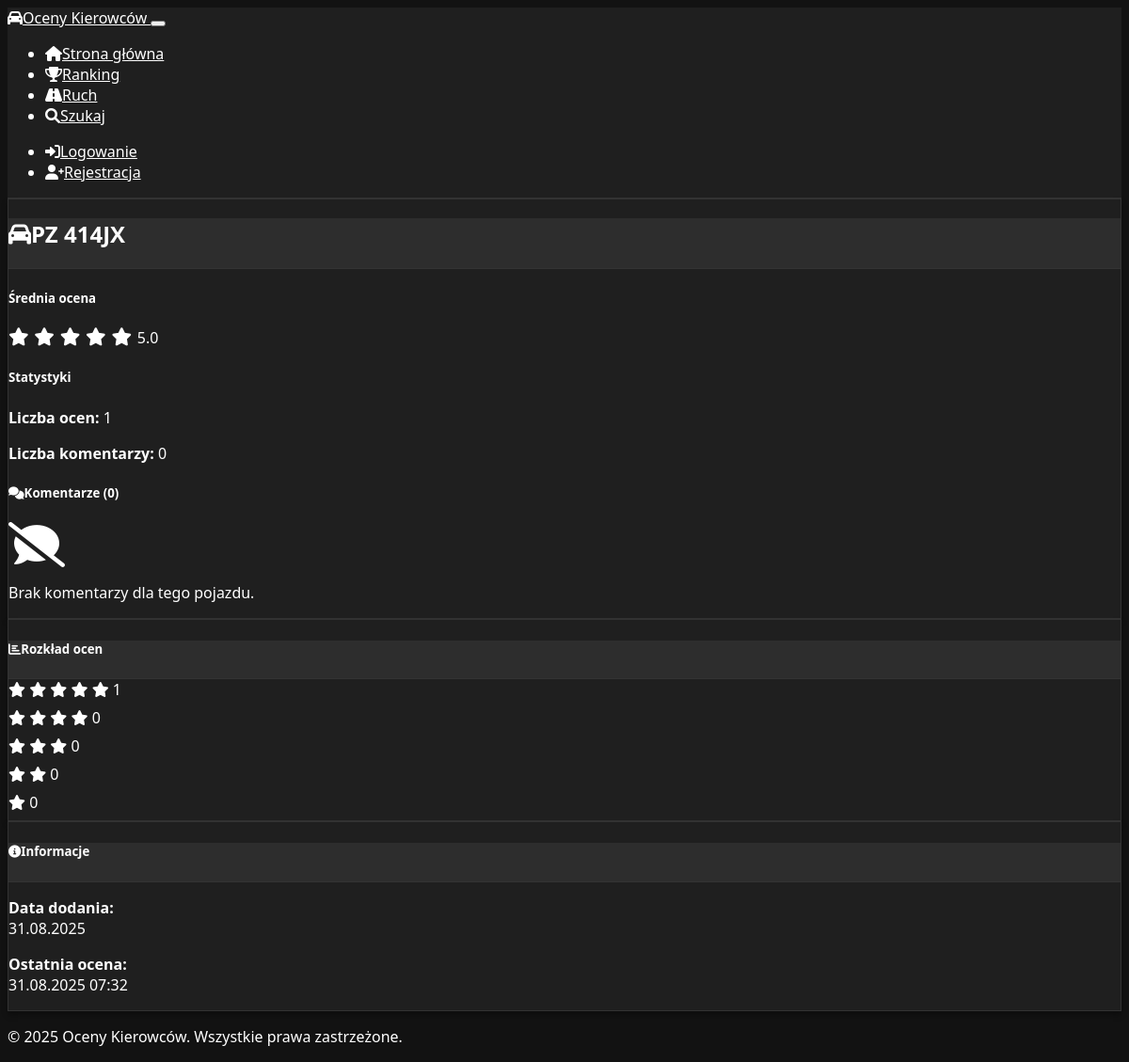
Before: /vehicle/PZ 414JX with the older database file.
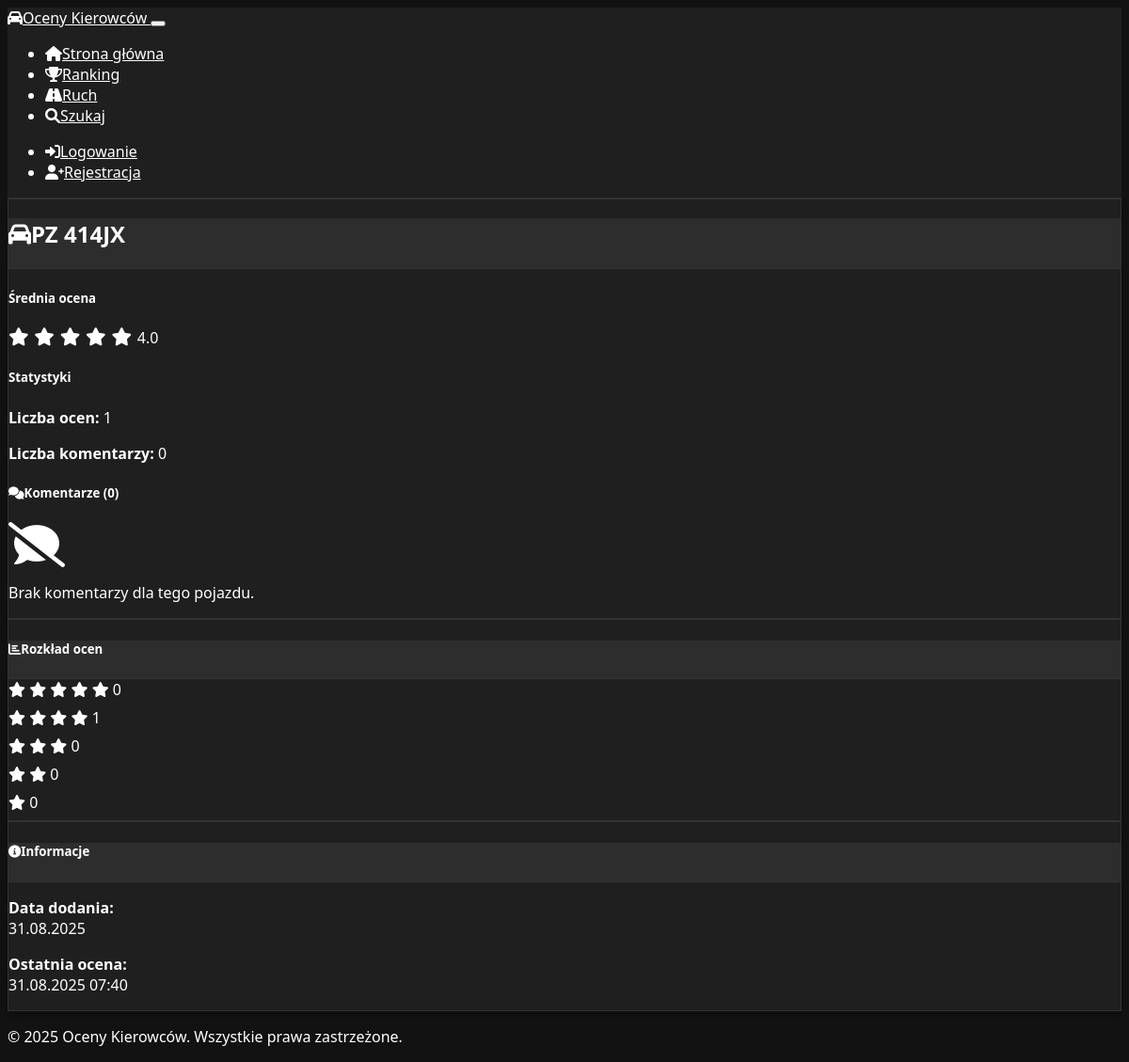
After: the same page with the newer database file.
### models.py (models this page shows, shortened)
class Vehicle(db.Model):
    id = db.Column(db.Integer, primary_key=True)
    license_plate = db.Column(db.String(20), unique=True, nullable=False)
    is_blocked = db.Column(db.Boolean, default=False)
    created_at = db.Column(db.DateTime, default=datetime.utcnow)
    ratings = db.relationship('Rating', backref='vehicle', lazy='dynamic', cascade='all, delete-orphan')
    comments = db.relationship('Comment', backref='vehicle', lazy='dynamic', cascade='all, delete-orphan')

class Rating(db.Model):
    id = db.Column(db.Integer, primary_key=True)
    vehicle_id = db.Column(db.Integer, db.ForeignKey('vehicle.id'), nullable=False)
    user_id = db.Column(db.Integer, db.ForeignKey('user.id'), nullable=False)
    rating = db.Column(db.Integer, nullable=False)  # 1-5 stars
    created_at = db.Column(db.DateTime, default=datetime.utcnow)
    __table_args__ = (db.UniqueConstraint('vehicle_id', 'user_id', name='unique_user_vehicle_rating'),)

### app.py (the view, shortened to what this page needs)
@app.route('/vehicle/<license_plate>')
def vehicle_detail(license_plate):
    if not validate_license_plate(license_plate):
        flash('Nieprawidłowy format numeru rejestracyjnego!', 'warning')
        return redirect(url_for('index'))
    vehicle = Vehicle.query.filter_by(
        license_plate=license_plate.upper()).first()
    if vehicle.is_blocked and not is_admin():
        flash('Ten pojazd został zablokowany!', 'danger')
        return redirect(url_for('index'))
    ratings = Rating.query.filter_by(vehicle_id=vehicle.id).all()
    comments = Comment.query.filter_by(vehicle_id=vehicle.id).order_by(
        Comment.created_at.desc()).all()
    avg_rating = sum(r.rating
                     for r in ratings) / len(ratings) if ratings else 0
    user_rating = None
    if is_logged_in():
        user_rating = Rating.query.filter_by(
            vehicle_id=vehicle.id, user_id=session['user_id']).first()
    return render_template('vehicle_detail.html',
                           vehicle=vehicle,
                           ratings=ratings,
                           comments=comments,
                           avg_rating=avg_rating,
                           user_rating=user_rating)

### app.py (called while the page is built)
def is_logged_in():
    return 'user_id' in session

def init_auth(app):
    @app.context_processor
    def inject_auth_functions():
        return {
            'get_current_user': get_current_user,
            'is_logged_in': is_logged_in,
            'is_admin': is_admin
        }

def validate_license_plate(plate):
    return bool(re.match(r'^[A-Z0-9]+$', plate.upper().replace(' ', '')))

### templates/vehicle_detail.html (shortened to what this page needs)
{% extends "base.html" %}
{% block content %}
<div class="row">
    <div class="col-lg-8">
        <div class="card">
            <div class="card-header">
                <div class="d-flex justify-content-between align-items-center">
                    <h2 class="card-title mb-0">
                        <i class="fas fa-car me-2"></i>{{ vehicle.license_plate }}
                    </h2>
                </div>
            </div>
            <div class="card-body">
                <div class="row mb-4">
                    <div class="col-md-6">
                        <h5>Średnia ocena</h5>
                        <div class="star-rating-large">
                            {% for i in range(1, 6) %}
                                <i class="fas fa-star {% if i <= avg_rating %}text-warning{% else %}text-muted{% endif %}"></i>
                            {% endfor %}
                            <span class="ms-2 h5">{{ "%.1f"|format(avg_rating) }}</span>
                        </div>
                    </div>
                    <div class="col-md-6">
                        <h5>Statystyki</h5>
                        <p class="mb-1"><strong>Liczba ocen:</strong> {{ ratings|length }}</p>
                        <p class="mb-1"><strong>Liczba komentarzy:</strong> {{ comments|length }}</p>
                    </div>
                </div>
                <h5><i class="fas fa-comments me-2"></i>Komentarze ({{ comments|length }})</h5>
                {% if comments %}
                    {% for comment in comments %}
                    <div class="card mb-3" id="comment-{{ comment.id }}">
                        <div class="card-body">
                            <div class="d-flex justify-content-between align-items-start">
                                <div>
                                    <strong>{{ comment.user.username }}</strong>
                                    <small class="text-muted ms-2">{{ comment.created_at.strftime('%d.%m.%Y %H:%M') }}</small>
                                </div>
                                <div class="dropdown">
                                    <button class="btn btn-sm btn-link text-muted" type="button" data-bs-toggle="dropdown">
                                        <i class="fas fa-ellipsis-v"></i>
                                    </button>
                                    <ul class="dropdown-menu">
                                        {% if session.user_id %}
                                        <li>
                                            <button class="dropdown-item" onclick="reportComment({{ comment.id }})">
                                                <i class="fas fa-flag text-warning me-1"></i>Zgłoś
                                            </button>
                                        </li>
                                        {% endif %}
                                        {% if session.user_id and comment.user_id == session.user_id %}
                                        <li>
                                            <button class="dropdown-item text-danger" onclick="deleteMyComment({{ comment.id }})">
                                                <i class="fas fa-trash me-1"></i>Usuń
                                            </button>
                                        </li>
                                        {% endif %}
                                        {% if is_admin() %}
                                        <li>
                                            <button class="dropdown-item text-danger" onclick="deleteComment({{ comment.id }})">
                                                <i class="fas fa-trash me-1"></i>Usuń (Admin)
                                            </button>
                                        </li>
                                        {% endif %}
                                    </ul>
                                </div>
                            </div>
                            <p class="mt-2 mb-2">{{ comment.content }}</p>
                            <div class="d-flex justify-content-between align-items-center">
                                <div>
                                    {% if session.user_id and comment.user_id != session.user_id %}
                                    <div class="btn-group btn-group-sm" role="group">
                                        <button type="button" class="btn btn-outline-success" onclick="voteComment({{ comment.id }}, 'helpful')">
                                            <i class="fas fa-thumbs-up me-1"></i>Pomocne ({{ comment.helpful_votes }})
                                        </button>
                                        <button type="button" class="btn btn-outline-danger" onclick="voteComment({{ comment.id }}, 'unhelpful')">
                                            <i class="fas fa-thumbs-down me-1"></i>Niepomocne ({{ comment.unhelpful_votes }})
                                        </button>
                                    </div>
                                    {% else %}
                                    <small class="text-muted">
                                        <i class="fas fa-thumbs-up text-success me-1"></i>{{ comment.helpful_votes }}
                                        <i class="fas fa-thumbs-down text-danger me-1 ms-2"></i>{{ comment.unhelpful_votes }}
                                    </small>
                                    {% endif %}
                                </div>
                                {% if comment.reports > 0 %}
                                <small class="text-warning">
                                    <i class="fas fa-exclamation-triangle me-1"></i>
                                    Zgłoszenia: {{ comment.reports }}
                                </small>
                                {% endif %}
                            </div>
                        </div>
                    </div>
                    {% endfor %}
                {% else %}
                    <div class="text-center py-4 text-muted">
                        <i class="fas fa-comment-slash fa-3x mb-3"></i>
                        <p>Brak komentarzy dla tego pojazdu.</p>
                    </div>
                {% endif %}
            </div>
        </div>
    </div>
    <div class="col-lg-4">
        <div class="card">
            <div class="card-header">
                <h5 class="card-title mb-0">
                    <i class="fas fa-chart-bar me-2"></i>Rozkład ocen
                </h5>
            </div>
            <div class="card-body">
                {% for rating_value in range(5, 0, -1) %}
                    {% set count = ratings|selectattr('rating', 'equalto', rating_value)|list|length %}
                    {% set percentage = (count / ratings|length * 100) if ratings else 0 %}
                    <div class="mb-2">
                        <div class="d-flex justify-content-between align-items-center mb-1">
                            <span class="small">
                                {% for i in range(rating_value) %}
                                    <i class="fas fa-star text-warning"></i>
                                {% endfor %}
                            </span>
                            <span class="small text-muted">{{ count }}</span>
                        </div>
                        <div class="progress" style="height: 8px;">
                        </div>
                    </div>
                {% endfor %}
            </div>
        </div>
        <div class="card mt-3">
            <div class="card-header">
                <h5 class="card-title mb-0">
                    <i class="fas fa-info-circle me-2"></i>Informacje
                </h5>
            </div>
            <div class="card-body">
                <p><strong>Data dodania:</strong><br>{{ vehicle.created_at.strftime('%d.%m.%Y') }}</p>
                {% if ratings %}
                    <p><strong>Ostatnia ocena:</strong><br>{{ ratings[-1].created_at.strftime('%d.%m.%Y %H:%M') }}</p>
                {% endif %}
            </div>
        </div>
    </div>
</div>
{% endblock %}

### templates/base.html (shortened to what this page needs)
<!DOCTYPE html>
<html lang="pl" data-bs-theme="dark">
<head>
    <link href="https://cdn.replit.com/agent/bootstrap-agent-dark-theme.min.css" rel="stylesheet">
    <link href="https://cdnjs.cloudflare.com/ajax/libs/font-awesome/6.0.0/css/all.min.css" rel="stylesheet">
    <link rel="stylesheet" href="https://unpkg.com/leaflet@1.9.4/dist/leaflet.css" />
    <link href="{{ url_for('static', filename='css/style.css') }}" rel="stylesheet">
    <link href="{{ url_for('static', filename='css/icons.css') }}" rel="stylesheet">
</head>
<body>
    <nav class="navbar navbar-expand-lg navbar-dark">
        <div class="container">
            <a class="navbar-brand" href="{{ url_for('index') }}">
                <i class="fas fa-car me-2"></i>Oceny Kierowców
            </a>
            <button class="navbar-toggler" type="button" data-bs-toggle="collapse" data-bs-target="#navbarNav">
            </button>
            <div class="collapse navbar-collapse" id="navbarNav">
                <ul class="navbar-nav me-auto">
                    <li class="nav-item">
                        <a class="nav-link" href="{{ url_for('index') }}">
                            <i class="fas fa-home me-1"></i>Strona główna
                        </a>
                    </li>
                    <li class="nav-item">
                        <a class="nav-link" href="{{ url_for('ranking') }}">
                            <i class="fas fa-trophy me-1"></i>Ranking
                        </a>
                    </li>
                    <li class="nav-item">
                        <a class="nav-link" href="{{ url_for('traffic') }}">
                            <i class="fas fa-road me-1"></i>Ruch
                        </a>
                    </li>
                    <li class="nav-item">
                        <a class="nav-link" href="{{ url_for('search') }}">
                            <i class="fas fa-search me-1"></i>Szukaj
                        </a>
                    </li>
                </ul>
                <ul class="navbar-nav">
                    {% if session.user_id %}
                        <li class="nav-item dropdown">
                            <a class="nav-link dropdown-toggle" href="#" id="userDropdown" role="button" data-bs-toggle="dropdown">
                                <i class="fas fa-user-circle me-1"></i>{{ get_current_user().username }}
                            </a>
                            <ul class="dropdown-menu">
                                <li><a class="dropdown-item" href="{{ url_for('profile') }}">
                                    <i class="fas fa-user me-1"></i>Mój profil
                                </a></li>
                                <li><a class="dropdown-item" href="{{ url_for('statistics') }}">
                                    <i class="fas fa-chart-bar me-1"></i>Moje statystyki
                                </a></li>
                                <li><hr class="dropdown-divider"></li>
                                {% if is_admin() %}
                                <li><a class="dropdown-item" href="{{ url_for('admin') }}">
                                    <i class="fas fa-cog me-1"></i>Panel administratora
                                </a></li>
                                <li><hr class="dropdown-divider"></li>
                                {% endif %}
                                <li><a class="dropdown-item" href="{{ url_for('logout') }}">
                                    <i class="fas fa-sign-out-alt me-1"></i>Wyloguj
                                </a></li>
                            </ul>
                        </li>
                    {% else %}
                        <li class="nav-item">
                            <a class="nav-link" href="{{ url_for('login') }}">
                                <i class="fas fa-sign-in-alt me-1"></i>Logowanie
                            </a>
                        </li>
                        <li class="nav-item">
                            <a class="nav-link" href="{{ url_for('register') }}">
                                <i class="fas fa-user-plus me-1"></i>Rejestracja
                            </a>
                        </li>
                    {% endif %}
                </ul>
            </div>
        </div>
    </nav>
    <main class="container mt-4">
        {% block content %}{% endblock %}
    </main>
    <footer class="mt-5 py-4 text-center text-muted">
        <div class="container">
            <p>&copy; 2025 Oceny Kierowców. Wszystkie prawa zastrzeżone.</p>
        </div>
    </footer>
</body>
</html>

### static/css/style.css (style rules this page uses)
:root { --primary-color: #007bff; --secondary-color: #6c757d; --success-color: #28a745; --danger-color: #dc3545; --warning-color: #ffc107; --info-color: #17a2b8; --dark-color: #343a40; --light-color: #f8f9fa; --star-color: #ffc107; --star-empty: #e9ecef; }
body { background-color: #121212; color: #ffffff; font-family: 'Segoe UI', Tahoma, Geneva, Verdana, sans-serif; }
.navbar { background-color: #1f1f1f !important; border-bottom: 1px solid #333; }
.navbar-brand, .navbar-nav .nav-link { color: #ffffff !important; }
.card { background-color: #1f1f1f; border: 1px solid #333; box-shadow: 0 4px 6px rgba(0, 0, 0, 0.3); transition: transform 0.2s ease, box-shadow 0.2s ease; }
.card-header { background-color: #2d2d2d; border-bottom: 1px solid #333; color: #ffffff; }

### templates/vehicle_detail.html (style rules this page uses)
.star-rating-large .fa-star { font-size: 1.2rem; margin-right: 0.1rem; }

Changed rows visible on the page:
changed Rating: rating 5 → 4 (drawn); created_at "31.08.2025 07:32" → "31.08.2025 07:40"
Other visible differences:
{{ "%.1f"|format(avg_rating) }}: "5.0" → "4.0"
